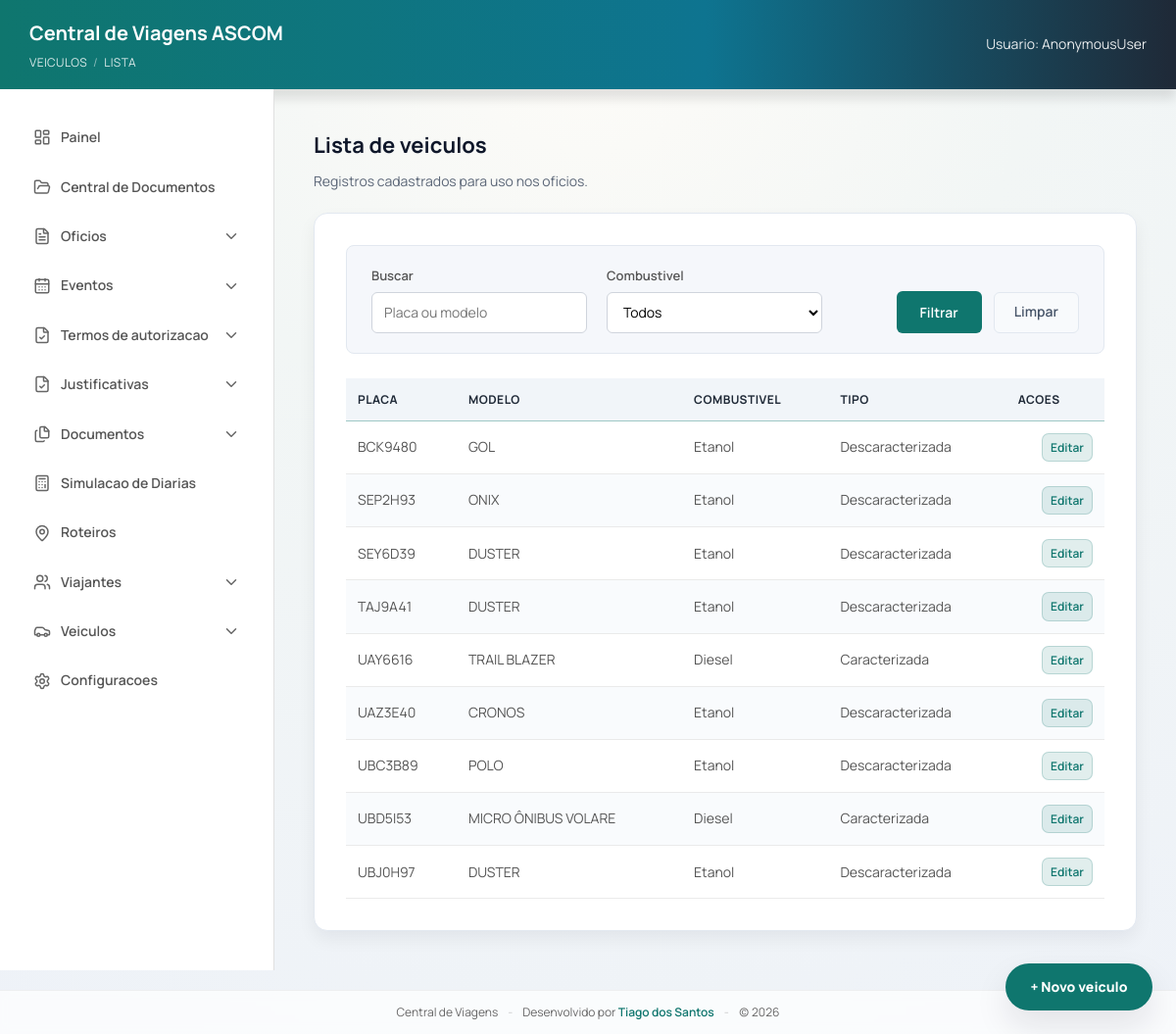
The page /veiculos/ on the database its author committed.
### viagens/models.py (models this page shows, shortened)
class Veiculo(models.Model):
    placa = models.CharField(max_length=10, unique=True)
    modelo = models.CharField(max_length=120)
    combustivel = models.CharField(max_length=80)
    tipo_viatura = models.CharField(
        max_length=20,
        blank=True,
        choices=[("CARACTERIZADA", "Caracterizada"), ("DESCARACTERIZADA", "Descaracterizada")],
        default="DESCARACTERIZADA"
    )

### viagens/views/_shared.py (the view)
# urls.py: path("veiculos/", views.veiculos_lista, name="veiculos_lista"),
@require_http_methods(["GET"])
def veiculos_lista(request):
    q = request.GET.get("q", "").strip()
    combustivel = request.GET.get("combustivel", "").strip()
    veiculos = Veiculo.objects.all()
    if q:
        veiculos = veiculos.filter(
            models.Q(placa__icontains=q) | models.Q(modelo__icontains=q)
        )
    if combustivel:
        veiculos = veiculos.filter(combustivel__iexact=combustivel)
    veiculos = veiculos.order_by("placa")
    combustivel_choices = _get_combustivel_choices()
    paginator = Paginator(veiculos, 12)
    page_obj = paginator.get_page(request.GET.get("page"))
    params = request.GET.copy()
    params.pop("page", None)
    querystring = params.urlencode()
    return render(
        request,
        "viagens/veiculos_list.html",
        {
            "veiculos": page_obj,
            "page_obj": page_obj,
            "querystring": querystring,
            "q": q,
            "combustivel_choices": combustivel_choices,
            "combustivel_selecionado": combustivel,
        },
    )

### viagens/context_processors.py (called while the page is built)
def mask_settings(request):
    return {
        "PROTOCOLO_MASK": getattr(settings, "PROTOCOLO_MASK", None),
        "CURRENT_YEAR": str(timezone.localdate().year),
    }

### viagens/views/_shared.py (called while the page is built)
def _get_combustivel_choices() -> list[str]:
    custom = getattr(settings, "COMBUSTIVEL_CHOICES", None)
    if custom:
        return list(custom)
    return list(DEFAULT_COMBUSTIVEL_CHOICES)

### viagens/templates/viagens/veiculos_list.html (shortened to what this page needs)
{% extends "viagens/base.html" %}
{% block breadcrumb %}
  Veiculos <span class="breadcrumb-sep">/</span> Lista
{% endblock %}
{% block content %}
  <h2 class="page-title">Lista de veiculos</h2>
  <p class="page-subtitle">Registros cadastrados para uso nos oficios.</p>
  <div class="list-card">
    <div class="filter-bar">
      <form method="get" class="filter-form">
        <div class="filter-left">
          <div class="filter-group">
            <label>Buscar</label>
            <input type="text" name="q" value="{{ q }}" placeholder="Placa ou modelo" />
          </div>
          <div class="filter-group">
            <label>Combustivel</label>
            <select name="combustivel">
              <option value="">Todos</option>
            </select>
          </div>
        </div>
        <div class="filter-actions">
          <button type="submit" class="btn-primary">Filtrar</button>
          <a href="{% url 'veiculos_lista' %}" class="btn-clear">Limpar</a>
        </div>
      </form>
    </div>
    {% if veiculos %}
      <table class="table">
        <thead>
          <tr>
            <th>Placa</th>
            <th>Modelo</th>
            <th>Combustivel</th>
            <th>Tipo</th>
            <th class="table-actions-header">Acoes</th>
          </tr>
        </thead>
        <tbody>
          {% for veiculo in veiculos %}
            <tr>
              <td>{{ veiculo.placa }}</td>
              <td>{{ veiculo.modelo }}</td>
              <td>{{ veiculo.combustivel }}</td>
              <td>{{ veiculo.get_tipo_viatura_display|default:"-" }}</td>
              <td class="table-actions-cell">
                <a href="{% url 'veiculo_editar' veiculo.id %}" class="btn-edit">Editar</a>
              </td>
            </tr>
          {% endfor %}
        </tbody>
      </table>
    {% endif %}
  </div>
  <div class="fab-stack" aria-label="Atalhos">
    <a class="fab" href="{% url 'veiculo_cadastro' %}">+ Novo veiculo</a>
  </div>
{% endblock %}

### viagens/static/viagens/form.css (style rules this page uses)
:root { --brand-primary: #0f766e; --brand-primary-dark: #115e59; --brand-ink: #0f172a; --brand-muted: #5b6677; --brand-border: #e2e8f0; --brand-soft: #e6f4f1; --focus-ring: rgba(15, 118, 110, 0.22); --surface-soft: #f3f6fb; --surface-contrast: #ffffff; --radius-card: 14px; --shadow-card: 0 16px 34px rgba(15, 23, 42, 0.1); --shadow-soft: 0 8px 18px rgba(15, 23, 42, 0.06); --danger: #b91c1c; }
* { margin: 0; padding: 0; box-sizing: border-box; font-family: 'Manrope', sans-serif; }
body { background: radial-gradient(circle at top, #fefcf8 0%, #f2f6f5 38%, #eef2f8 100%); color: #0f172a; line-height: 1.6; }
.breadcrumb-sep { opacity: 0.6; }
.page-title { margin-bottom: 8px; font-size: 22px; color: var(--brand-ink); }
.page-subtitle { margin-bottom: 20px; color: var(--brand-muted); font-size: 14px; }
.card, .form-card, .list-card { background: #fff; padding: 32px; border-radius: var(--radius-card); box-shadow: var(--shadow-soft); border: 1px solid var(--brand-border); transition: transform 0.18s ease, box-shadow 0.18s ease; animation: riseIn 0.35s ease both; }
.list-card { width: 100%; }
label { display: flex; flex-direction: column; gap: 6px; font-weight: 600; color: #444; font-size: 14px; }
input, select, textarea { width: 100%; padding: 12px; border-radius: 6px; border: 1px solid #ccc; font-size: 14px; transition: border-color 0.2s ease, box-shadow 0.2s ease; background-color: #fff; }
.btn-primary, .primary { background-color: var(--brand-primary); color: #fff; border: none; padding: 12px 24px; border-radius: 6px; cursor: pointer; font-weight: 600; font-size: 14px; transition: background-color 0.2s ease; }
.btn-clear { height: 42px; padding: 0 20px; border-radius: 6px; background-color: #f8fafc; color: #475569; border: 1px solid #e2e8f0; font-weight: 600; font-size: 14px; text-decoration: none; display: inline-flex; align-items: center; justify-content: center; transition: all 0.2s ease; }
.btn-edit { display: inline-flex; align-items: center; gap: 4px; padding: 4px 8px; border-radius: 7px; background-color: rgba(15, 118, 110, 0.12); color: var(--brand-primary); font-weight: 600; font-size: 12px; text-decoration: none; border: 1px solid rgba(15, 118, 110, 0.2); transition: all 0.2s ease; }
.table { width: 100%; border-collapse: collapse; margin-top: 20px; font-size: 14px; }
.table thead { background-color: #f1f5f9; border-bottom: 1px solid rgba(15, 118, 110, 0.4); }
.table th { padding: 12px; text-align: left; font-weight: 700; color: #1f2937; text-transform: uppercase; font-size: 12px; letter-spacing: 0.5px; }
.table td { padding: 12px; border-bottom: 1px solid #eaeaea; color: #555; }
.table tbody tr:nth-child(even) { background-color: #f9fbfd; }
.table-actions-header, .table-actions-cell { text-align: right; }
.filter-bar { background: #f5f7fb; border: 1px solid var(--brand-border); border-radius: 8px; padding: 20px 25px; margin-bottom: 25px; }
.filter-form { display: flex; justify-content: space-between; align-items: flex-end; gap: 20px; flex-wrap: wrap; }
.filter-left { display: flex; gap: 20px; align-items: flex-end; flex-wrap: wrap; }
.filter-group { display: flex; flex-direction: column; min-width: 220px; }
.filter-group label { font-size: 13px; font-weight: 600; color: #555; margin-bottom: 6px; }
.filter-group input, .filter-group select { height: 42px; padding: 10px 12px; border-radius: 6px; border: 1px solid #cfd4dc; font-size: 14px; background-color: #fff; }
.filter-actions { display: flex; gap: 12px; align-items: flex-end; }
.fab-stack { position: fixed; right: 24px; bottom: 24px; z-index: 40; display: flex; flex-direction: column; gap: 10px; }
.fab { min-width: 150px; height: 48px; border-radius: 999px; border: none; background: var(--brand-primary); color: #fff; font-weight: 800; font-size: 14px; padding: 0 18px; cursor: pointer; box-shadow: var(--shadow-card); transition: transform 0.18s ease, background-color 0.18s ease; text-decoration: none; display: inline-flex; align-items: center; justify-content: center; }

### rows shown on the page
Veiculo: placa "BCK9480", modelo "GOL", combustivel "Etanol", tipo_viatura "Descaracterizada"
Veiculo: placa "SEP2H93", modelo "ONIX", combustivel "Etanol", tipo_viatura "Descaracterizada"
Veiculo: placa "SEY6D39", modelo "DUSTER", combustivel "Etanol", tipo_viatura "Descaracterizada"
Veiculo: placa "TAJ9A41", modelo "DUSTER", combustivel "Etanol", tipo_viatura "Descaracterizada"
Veiculo: placa "UAY6616", modelo "TRAIL BLAZER", combustivel "Diesel", tipo_viatura "Caracterizada"
Veiculo: placa "UAZ3E40", modelo "CRONOS", combustivel "Etanol", tipo_viatura "Descaracterizada"
Veiculo: placa "UBC3B89", modelo "POLO", combustivel "Etanol", tipo_viatura "Descaracterizada"
Veiculo: placa "UBD5I53", modelo "MICRO ÔNIBUS VOLARE", combustivel "Diesel", tipo_viatura "Caracterizada"
Veiculo: placa "UBJ0H97", modelo "DUSTER", combustivel "Etanol", tipo_viatura "Descaracterizada"

### other values the page prints
{{ request.user }} "AnonymousUser"
